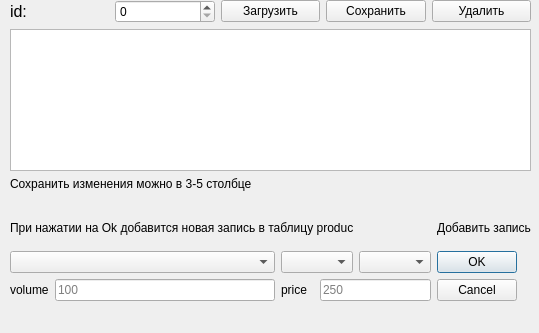
<?xml version="1.0" encoding="UTF-8"?>
<ui version="4.0">
 <class>Dialog</class>
 <widget class="QDialog" name="Dialog">
  <property name="geometry">
   <rect>
    <x>0</x>
    <y>0</y>
    <width>539</width>
    <height>333</height>
   </rect>
  </property>
  <property name="windowTitle">
   <string>Dialog</string>
  </property>
  <widget class="QWidget" name="layoutWidget">
   <property name="geometry">
    <rect>
     <x>10</x>
     <y>210</y>
     <width>521</width>
     <height>91</height>
    </rect>
   </property>
   <layout class="QGridLayout" name="gridLayout">
    <item row="0" column="5">
     <widget class="QLabel" name="label_3">
      <property name="sizePolicy">
       <sizepolicy hsizetype="Preferred" vsizetype="Preferred">
        <horstretch>0</horstretch>
        <verstretch>0</verstretch>
       </sizepolicy>
      </property>
      <property name="layoutDirection">
       <enum>Qt::LeftToRight</enum>
      </property>
      <property name="text">
       <string>Добавить запись</string>
      </property>
     </widget>
    </item>
    <item row="1" column="0" colspan="2">
     <widget class="QComboBox" name="comboBox"/>
    </item>
    <item row="1" column="2" colspan="2">
     <widget class="QComboBox" name="comboBox_2"/>
    </item>
    <item row="1" column="4">
     <widget class="QComboBox" name="comboBox_3"/>
    </item>
    <item row="1" column="5" rowspan="2">
     <widget class="QDialogButtonBox" name="buttonBox">
      <property name="orientation">
       <enum>Qt::Vertical</enum>
      </property>
      <property name="standardButtons">
       <set>QDialogButtonBox::Cancel|QDialogButtonBox::Ok</set>
      </property>
     </widget>
    </item>
    <item row="2" column="0">
     <widget class="QLabel" name="label_4">
      <property name="text">
       <string>volume</string>
      </property>
     </widget>
    </item>
    <item row="2" column="1">
     <widget class="QLineEdit" name="lineEdit">
      <property name="placeholderText">
       <string>100</string>
      </property>
     </widget>
    </item>
    <item row="2" column="2">
     <widget class="QLabel" name="label_5">
      <property name="text">
       <string>price</string>
      </property>
     </widget>
    </item>
    <item row="2" column="3" colspan="2">
     <widget class="QLineEdit" name="lineEdit_2">
      <property name="placeholderText">
       <string>250</string>
      </property>
     </widget>
    </item>
    <item row="0" column="0" colspan="4">
     <widget class="QLabel" name="label_6">
      <property name="text">
       <string>При нажатии на Ok добавится новая запись в таблицу products</string>
      </property>
     </widget>
    </item>
   </layout>
  </widget>
  <widget class="QWidget" name="">
   <property name="geometry">
    <rect>
     <x>10</x>
     <y>0</y>
     <width>521</width>
     <height>191</height>
    </rect>
   </property>
   <layout class="QGridLayout" name="gridLayout_2">
    <item row="0" column="0">
     <widget class="QLabel" name="label">
      <property name="font">
       <font>
        <pointsize>12</pointsize>
       </font>
      </property>
      <property name="text">
       <string>id:</string>
      </property>
     </widget>
    </item>
    <item row="0" column="1">
     <widget class="QSpinBox" name="spinBox"/>
    </item>
    <item row="0" column="2">
     <widget class="QPushButton" name="pushButton">
      <property name="text">
       <string>Загрузить</string>
      </property>
     </widget>
    </item>
    <item row="0" column="3">
     <widget class="QPushButton" name="pushButton_2">
      <property name="text">
       <string>Сохранить</string>
      </property>
     </widget>
    </item>
    <item row="0" column="4">
     <widget class="QPushButton" name="pushButton_3">
      <property name="text">
       <string>Удалить</string>
      </property>
     </widget>
    </item>
    <item row="1" column="0" colspan="5">
     <widget class="QTableWidget" name="tableWidget"/>
    </item>
    <item row="2" column="0" colspan="3">
     <widget class="QLabel" name="label_2">
      <property name="text">
       <string>Сохранить изменения можно в 3-5 столбце</string>
      </property>
     </widget>
    </item>
   </layout>
  </widget>
 </widget>
 <resources/>
 <connections>
  <connection>
   <sender>buttonBox</sender>
   <signal>accepted()</signal>
   <receiver>Dialog</receiver>
   <slot>accept()</slot>
   <hints>
    <hint type="sourcelabel">
     <x>248</x>
     <y>254</y>
    </hint>
    <hint type="destinationlabel">
     <x>157</x>
     <y>274</y>
    </hint>
   </hints>
  </connection>
  <connection>
   <sender>buttonBox</sender>
   <signal>rejected()</signal>
   <receiver>Dialog</receiver>
   <slot>reject()</slot>
   <hints>
    <hint type="sourcelabel">
     <x>316</x>
     <y>260</y>
    </hint>
    <hint type="destinationlabel">
     <x>286</x>
     <y>274</y>
    </hint>
   </hints>
  </connection>
 </connections>
</ui>
